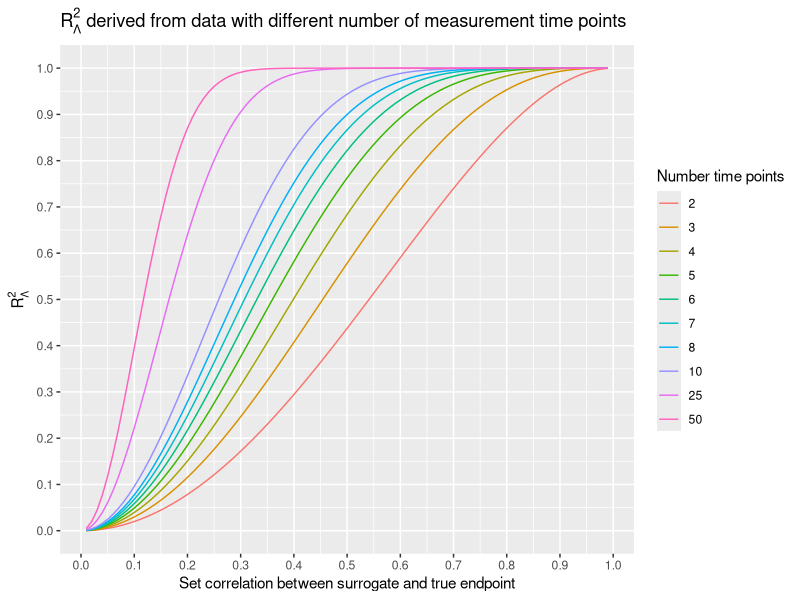
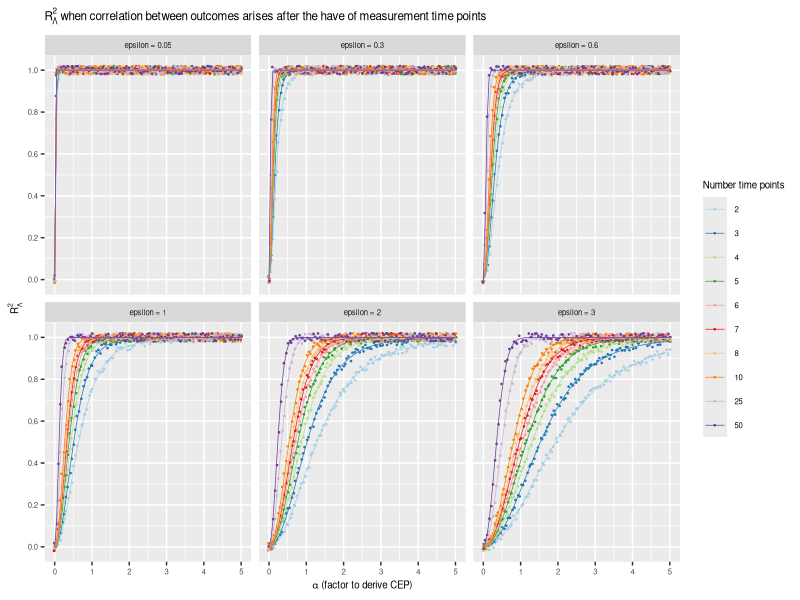
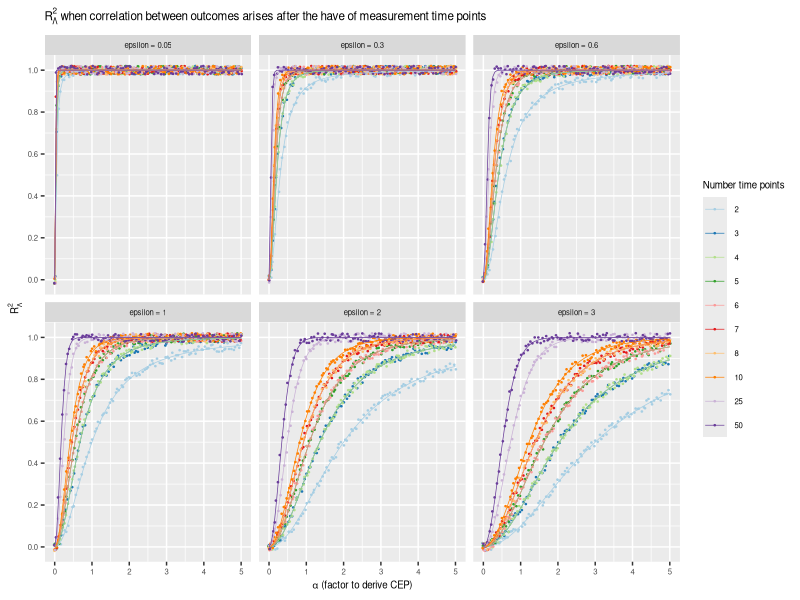

Reproduce these figures in R, in order.

# Purpose: Elucidate the behavior of R²_lambda for different settings.
# Details: see paper and appendix 
# 25.11.23
# Author: Stefan Buchka

# There are several settings:
# 1.) Set correlation (gamma_ST) between SEP and CEP (not shown in paper)

# 2.) Correlation induced by alpha (CEP(t) = SEP(t) * alpha + epsilon) (not shown in paper) 

# 3.) Correlation induced by alpha (CEP(t) = SEP(t) * alpha + epsilon)
# Note: The correlation between SEP and CEP starts after the halve of the measurement time points

library(MASS)
library(rlist)
library(data.table)
library(tidyverse)
library(ggplot2)



data_sim_func <- function(N_tp = c(2:10,20,50,100), # Number of measurement time points
                          sd_obs = 0.5, # standard deviation of observations
                          rho_auto = seq(0.05,0.95,0.05), # rho for auto-regressive auto-correlation
                          gamma_ST = seq(0.05,0.95,0.05), # set correlation between SEP and CEP (setting 1)
                          alpha = seq(0.1,5,length = 19), # alpha induces correlation between SEP and CEP (CEP = SEP * alpha + epsilon)
                          epsilon = seq(0.05,3,length = 19), # Error for CEP
                          seed = 82166)
{
  set.seed(seed)
  # function for autocorrelation (AR)
  ar1_cor <- function(n,
                      rho,
                      inverse = F)
  {
    exponent <- abs(matrix(1:n - 1, 
                           nrow = n,
                           ncol = n,
                           byrow = T) -
                      (1:n - 1))
    
    if(inverse == T)
    {
      exponent <- abs(matrix(n:1 - 1, 
                             nrow = n,
                             ncol = n,
                             byrow = T) -
                        (1:n - 1))
    }
    
    return <- rho^exponent
    return(return)
  }
  
  # Function to compute Lambda
  # Input: A covariance Matrix of joint model with correlated residuals (Sigma). 
  r_lambda_func <- function(M)
  {
    index <- nrow(M)/2
    n <- nrow(M)
    
    if(nrow(M) > 2)
    {
      lambda <- det(M)/(det(M[1:index,1:index])*det(M[(index+1):n,(index+1):n]))
    }
    
    else
    {
      lambda <- det(M)/(M[1,1]*M[2,2])    
    }
    
    return(lambda)
  }
  
  pos <- 1
  data_all <- NULL
  
  # loop for time points
  for(i_tp in 1:length(N_tp))
  { # loop for different correlation values between S and T
    for(i_gamma in 1:length(gamma_ST))
    {
      for(i_epsilon in 1:length(epsilon))
      {
        for(i_rho_auto in 1:length(rho_auto))
        {
          
          # auto-correlation within an outcome
          cor_con <- ar1_cor(n = N_tp[i_tp],
                             rho = rho_auto[i_rho_auto])
          # correlation between SEP and TEP (set by gamma_ST)
          cor_dis <- gamma_ST[i_gamma] * cor_con
          
          # Correlation induced by alpha (CEP = SEP * alpha + epsilon)
          cor_dis2 <- alpha[i_gamma] * cor_con
          cor_con_t <- (alpha[i_gamma]^2 + epsilon[i_epsilon]^2) * cor_con
          
          # When the correlation starts after halve of the time points
          cor_dis_dyn <- matrix(0,
                                ncol = N_tp[i_tp],
                                nrow = N_tp[i_tp])
          
                    
          tp_halve <- ceiling(N_tp[i_tp]/2)
          cor_dis_dyn[,ceiling(N_tp[i_tp]/2 + 0.1):ncol(cor_dis2)] <- cor_dis2[,1:tp_halve]
          
          
          mm_1 <- matrix(0,
                         nrow = floor(N_tp[i_tp]/2),
                         ncol = tp_halve)
          
          mm_2 <- cor_con[1:tp_halve,
                          1:tp_halve]
          mm_3 <- rbind(mm_1,mm_2)
          
          cor_con_t_dyn <- diag(rep(epsilon[i_epsilon]^2,N_tp[i_tp])) +
            alpha[i_gamma]^2 * cbind(matrix(0,
                                            ncol = floor(N_tp[i_tp]/2),
                                            nrow = N_tp[i_tp]),
                                     mm_3)
          
          
          # Creation of covariance matrix (Sigma in paper)
          
          # Setting 1.)
          cor <- cbind(cor_con,cor_dis)
          cor <- rbind(cor,cbind(cor_dis,cor_con))
          
          # Setting 2.)
          cor2 <- cbind(cor_con,cor_dis2)
          cor2 <- rbind(cor2,cbind(cor_dis2,cor_con_t))
          
          # setting 3.)
          cor_dyn <- cbind(cor_con,cor_dis_dyn)
          cor_dyn <- rbind(cor_dyn,cbind(t(cor_dis_dyn),cor_con_t_dyn))
          
          #creation of variance-covariance matrix
          D <- diag(sd_obs,N_tp[i_tp]*2)
          cov <- D%*%cor%*%D
          
          # computation of real R²_lambda values
          lambda <- r_lambda_func(cov)
          lambda2 <- r_lambda_func(cor2)
          lambda_dyn <- r_lambda_func(cor_dyn)
          R2_lambda <- 1-lambda
          R2_lambda2 <- 1-lambda2
          R2_lambda_dyn <- 1-lambda_dyn
          
          # Creation of data set
          data <- data.frame(study = pos,
                             R2_lambda = R2_lambda,
                             R2_lambda2 = R2_lambda2,
                             R2_lambda_dyn = R2_lambda_dyn,
                             rho_auto = rho_auto[i_rho_auto],
                             gamma_ST = gamma_ST[i_gamma],
                             alpha = alpha[i_gamma],
                             epsilon = epsilon[i_epsilon],
                             tp = N_tp[i_tp])
          
          data_all[[pos]] <- data
          pos <- pos + 1
          rm(list = c("data"))
          
          rm(list = c("R2_lambda","R2_lambda2","R2_lambda_dyn","cor_con","cor_dis",
                      "cor_dis_dyn","cor","cor2","cor_dyn","D","cov"))
          
          
        }
      }
    }
    print(i_tp)
  }
  
  # Create one data set with all studies included
  data_all <- list.rbind(data_all)
  data_all$id <- as.numeric(as.factor(paste0(data_all$study,"_",data_all$id)))
  
  return(data_all)
}

data <- data_sim_func(N_tp = c(2,3,4,5,6,7,8,10,25,50),
                      sd_obs = 0.5,
                      rho_auto = 0.8,
                      gamma_ST = seq(0.01,0.99,0.01),
                      alpha = seq(0,5,length = 99),
                      epsilon = c(0.05,0.3,0.6,1,2,3),
                      seed = 82166)

data$`Number time points` <- as.factor(data$tp)


# Plot for setting 1.) (not shown in paper)
p <- data %>%
  filter(!is.infinite(R2_lambda)) %>%
  dplyr::select(R2_lambda,gamma_ST,`Number time points`) %>%
  distinct() %>%
  ggplot(aes(x = gamma_ST, y = R2_lambda, color = `Number time points`)) +
  geom_path() +
  scale_y_continuous(breaks = seq(0,1,0.1)) +
  scale_x_continuous(breaks = seq(0,1,0.1)) +
  labs(title = expression(R[Lambda]^{2} ~ "derived from data with different number of measurement time points")) +
  ylab(expression(R[Lambda]^{2})) +
  xlab("Set correlation between surrogate and true endpoint")

p



# Plot for setting 2.) (not shown in paper)
p2 <- data %>%
  filter(!is.infinite(R2_lambda2)) %>%
  dplyr::select(R2_lambda2,`Number time points`,epsilon,alpha,rho_auto) %>%
  mutate(epsilon = paste0("epsilon = ",epsilon),
         rho_auto = paste0("autocorrelation = ",rho_auto)) %>%
  distinct() %>%
  ggplot(aes(x = alpha, y = R2_lambda2, color = `Number time points`)) +
  geom_jitter(height = 0.02, size = 0.25) +
  geom_path(linewidth = 0.25) +
  facet_wrap(. ~ epsilon) +
  scale_y_continuous(breaks = seq(0,1,0.2)) +
  theme(text = element_text(size = 7)) +
  labs(title = expression(R[Lambda]^{2} ~ "when correlation between outcomes arises after the have of measurement time points")) +
  ylab(expression(R[Lambda]^{2})) +
  xlab(expression(alpha ~ "(factor to derive CEP)")) +
  scale_color_brewer(palette = "Paired")

p2



# Plot for setting 3.) (Supplement Figure 10)
p3 <- data %>%
  filter(!is.infinite(R2_lambda_dyn)) %>%
  mutate(epsilon = paste0("epsilon = ",epsilon),
         rho_auto = paste0("AR1 = ",rho_auto)) %>%
  ggplot(aes(x = alpha, y = R2_lambda_dyn, color = `Number time points`)) +
  geom_jitter(height = 0.02, size = 0.25) +
  geom_path(linewidth = 0.25) +
  facet_wrap(. ~ epsilon) +
  scale_y_continuous(breaks = seq(0,1,0.2)) +
  theme(text = element_text(size = 7)) +
  labs(title = expression(R[Lambda]^{2} ~ "when correlation between outcomes arises after the have of measurement time points")) +
  ylab(expression(R[Lambda]^{2})) +
  xlab(expression(alpha ~ "(factor to derive CEP)")) +
  scale_color_brewer(palette = "Paired")

p3
